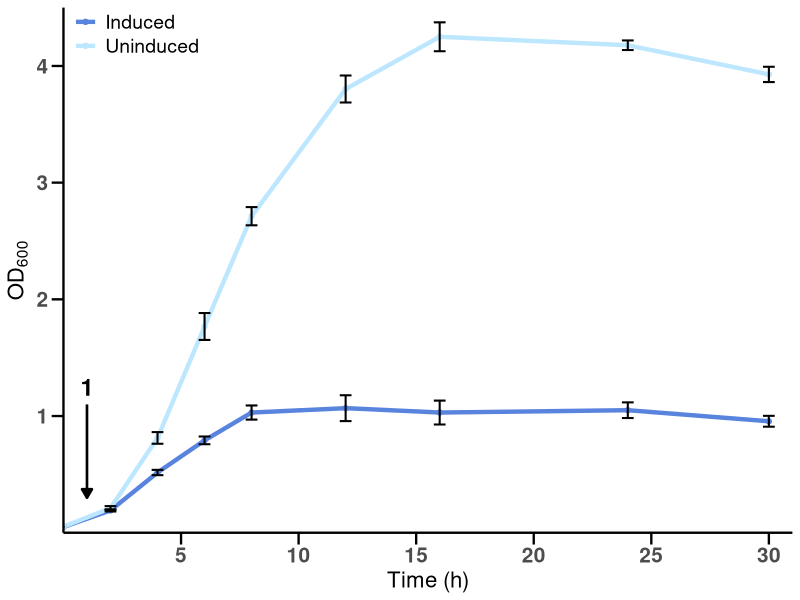
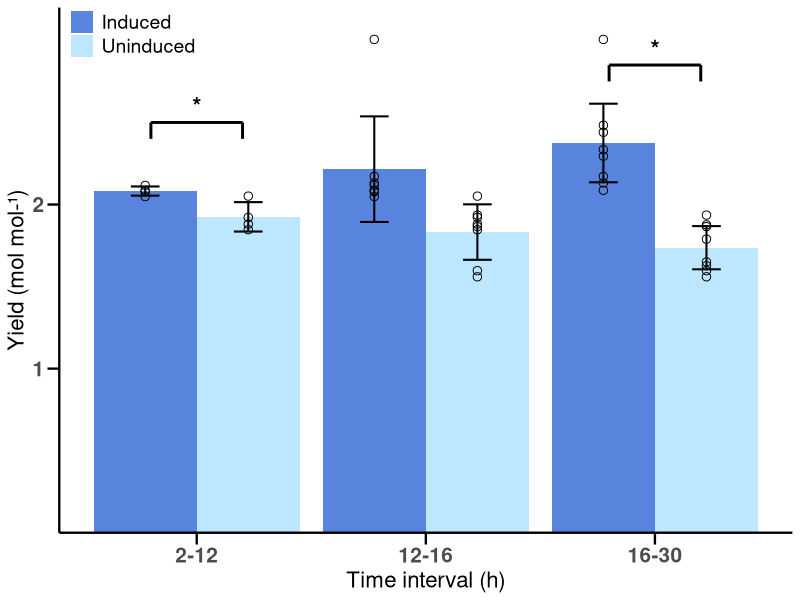
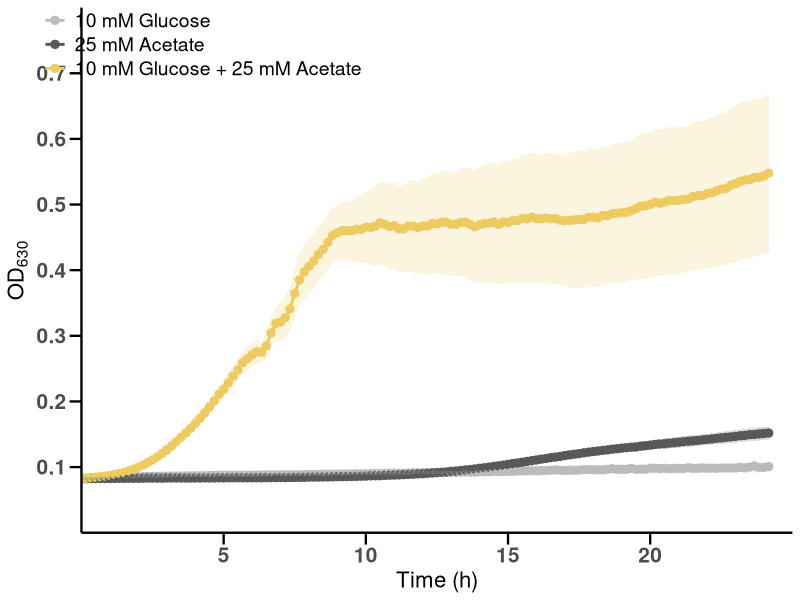
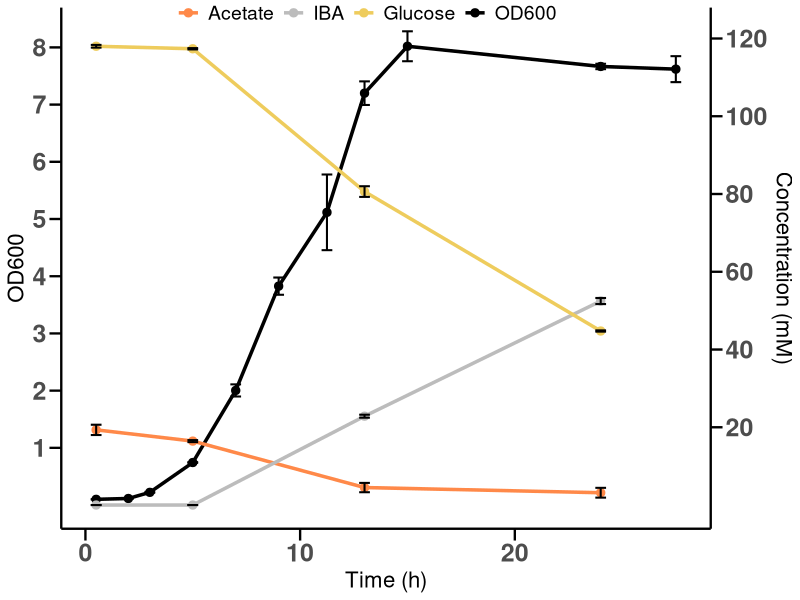

Generate these figures, in order, with R:
## ---- chunk 1
library(tidyverse)
## ---- chunk 2
fig2a_data <- read_csv("../data-01/reproducing_plots/figure_2a_data.csv")

fig2a_long <- fig2a_data %>%
  pivot_longer(
    cols = -`time (h)`,
    names_to = c("replicate", "condition"),
    names_sep = "_",
    values_to = "values"
  ) %>% 
  mutate(condition = str_to_title(condition)) %>% 
  # By transforming condition into a factor, we can control the order of the variables in the plot.
  mutate(condition = factor(condition, levels = c("Induced", "Uninduced")))
## ---- chunk 3
fig2a_summary <- fig2a_long %>%
  group_by(`time (h)`, condition) %>%
  summarize(
    mean = mean(values),
    sd = sd(values),
    .groups = 'drop'
  )
## ---- chunk 4

# Define colors for the conditions.
colors = c("Uninduced" = "#bce7fe", "Induced" = "#5884de")

p_fig2a <- ggplot(fig2a_summary, aes(x = `time (h)`, y = mean, color = condition)) +
  geom_line(linewidth = 1.5) +
  geom_point() +
  geom_errorbar(aes(ymin = mean - sd, ymax = mean + sd),
                color = "black", width = 0.5, linewidth = 0.7) +
  # Arrow pointing down at x = 1
  annotate("segment", x = 1, xend = 1, y = 1.1, yend = 0.3,
    arrow = grid::arrow(length = unit(0.25, "cm"), type = "closed"),
    color = "black", linewidth = 0.9
  ) +
  # Number "1" above the arrow
  annotate("text", x = 1, y = 1.25, label = "1", size = 6, fontface = "bold") +
  scale_color_manual(values = colors) +
  # Change x and y axis titles and limits
  labs(x = "Time (h)", y = expression(OD[600])) +
  scale_y_continuous(breaks = c(1, 2, 3, 4), expand = c(0, 0), limits = c(0, 4.5)) +
  scale_x_continuous(breaks = seq(5, 30, by = 5), expand = c(0, 0), limits = c(0, 31)) +
  # Apply a basic theme and customize it
  theme_minimal() +
  theme(
    panel.grid = element_blank(),
    axis.line = element_line(color = "black", linewidth = 0.8),
    axis.ticks = element_line(color = "black", linewidth = 0.8),
    axis.ticks.length = unit(0.3, "cm"),
    axis.text = element_text(size = 15, face = "bold"),
    axis.title = element_text(size = 16),
    legend.title = element_blank(),
    legend.text = element_text(size = 14),
    legend.position = c(0.1, 0.95)
  )
## ---- chunk 5
p_fig2a
## ---- chunk 6
library(tidyverse)
## ---- chunk 7
fig2b_data <- read_csv("../data-01/reproducing_plots/figure_2b_data.csv")

fig2b_long <- fig2b_data %>%
  pivot_longer(
    cols = -`timepoint (h)`,
    names_to = c("condition", "replicate"),
    names_sep = "_",
    values_to = "values"
  ) %>%
  mutate(condition = str_to_title(condition)) %>%
  # By transforming condition into a factor, we can control the order of the variables in the plot.
  mutate(condition = factor(condition, levels = c("Induced", "Uninduced"))) %>% 
      mutate("time_interval" = case_when(
    `timepoint (h)` >= 2 & `timepoint (h)` < 12 ~ "2-12",
    `timepoint (h)` >= 12 & `timepoint (h)` < 16 ~ "12-16",
    `timepoint (h)` >= 16 & `timepoint (h)` <= 30 ~ "16-30"
  )) %>% 
  mutate(time_interval = factor(time_interval, levels = c("2-12", "12-16", "16-30")))
## ---- chunk 8
fig2b_summary <- fig2b_long %>%
  group_by(condition, time_interval) %>%
  summarize(
    mean = mean(values),
    sd = sd(values),
    .groups = 'drop')
## ---- chunk 9
p_fig2b <- ggplot(fig2b_summary, aes(x = time_interval, y = mean, fill = condition)) +
  geom_bar(position = "dodge", stat = "identity") +
  geom_errorbar(aes(ymin = mean - sd, ymax = mean + sd),
                position = position_dodge(0.9), width = 0.25, linewidth = 0.7) +
  geom_point(
    data = fig2b_long %>% distinct(condition, time_interval, replicate, values),
    aes(x = time_interval, y = values, group = condition),
    color = "black", shape = 1,
    position = position_dodge(width = 0.9),
    size = 2.5,
    show.legend = FALSE
  ) +
  # Include brackets and asterisks for significance. Sometimes it's easier to do this in a graphic editor.
  annotate("segment", x = 0.8, xend = 1.2, y = 2.5, yend = 2.5, linewidth = 1) +
  annotate("segment", x = 0.8, xend = 0.8, y = 2.5, yend = 2.4, linewidth = 1) +
  annotate("segment", x = 1.2, xend = 1.2, y = 2.5, yend = 2.4, linewidth = 1) +
  annotate("text", x = 1, y = 2.6, label = "*", size = 6, fontface = "bold") +
  annotate("segment", x = 2.8, xend = 3.2, y = 2.85, yend = 2.85, linewidth = 1) +
  annotate("segment", x = 2.8, xend = 2.8, y = 2.85, yend = 2.75, linewidth = 1) +
  annotate("segment", x = 3.2, xend = 3.2, y = 2.85, yend = 2.75, linewidth = 1) +
  annotate("text", x = 3, y = 2.95, label = "*", size = 6, fontface = "bold") +
  # Use the same colors as in Fig 2a and adjust axes.
  scale_fill_manual(values = colors) +
  scale_y_continuous(breaks = c(1, 2), expand = c(0, 0), limits = c(0, 3.2)) +
  labs(
    x = "Time interval (h)",
    y = "Yield (mol mol-¹)"
  ) +
  # Set a basic theme and customize it
  theme_minimal() +
  theme(
    panel.grid = element_blank(),
    axis.line = element_line(color = "black", linewidth = 0.8),
    axis.ticks = element_line(color = "black", linewidth = 0.8),
    axis.ticks.length = unit(0.3, "cm"),
    axis.text = element_text(size = 15, face = "bold"),
    axis.title = element_text(size = 16),
    legend.title = element_blank(),
    legend.text = element_text(size = 14),
    legend.position = c(0.1, 0.95)
  )
## ---- chunk 10
p_fig2b
## ---- chunk 11
library(tidyverse)
## ---- chunk 12
fig2c_data <- read_csv("../data-01/reproducing_plots/figure_2c_data.csv")

fig2c_data_clean <- fig2c_data %>% 
  # rename the problematic column names added by R (with "..." suffixes)
  rename(
    "10_mM_glucose|od600" = "10 mM glucose...2",
    "10_mM_glucose|sd" = "10 mM glucose...3",
    "25_mM_acetate|od600" = "25 mM acetate...4",
    "25_mM_acetate|sd" = "25 mM acetate...5",
    "10_mM_glucose_25_mM_acetate|od600" = "10 mM glucose + 25 mM acetate...6",
    "10_mM_glucose_25_mM_acetate|sd" = "10 mM glucose + 25 mM acetate...7"
  ) %>%
  # remove header/extra rows if present, rename the time column and ensure it's numeric
  slice(-1, -2) %>%
  rename("time_h" = "condition") %>%
  mutate(across(where(is.character), as.numeric)) %>% 
  # convert to long format
  pivot_longer(
    cols = -time_h,
    names_to = c("condition_measure"),
    values_to = "values"
  ) %>% 
  # separate condition and measure into different columns
  separate(condition_measure, into = c("condition", "measure"), sep = "\\|") %>% 
  # convert back to wide format
  pivot_wider(
    names_from = measure,
    values_from = values
  ) %>% 
  # clean up condition names
  mutate(condition = case_when(
    condition == "10_mM_glucose" ~ "10 mM Glucose",
    condition == "25_mM_acetate" ~ "25 mM Acetate",
    condition == "10_mM_glucose_25_mM_acetate" ~ "10 mM Glucose + 25 mM Acetate")
  ) %>% 
  # transform condition values to factors for plotting order
  mutate(condition = factor(condition, levels = c("10 mM Glucose", "25 mM Acetate", "10 mM Glucose + 25 mM Acetate")))

## ---- chunk 13

# Define colors for the metabolites.
metabolite_colors <- c("10 mM Glucose" = "#bcbcbc", 
                       "25 mM Acetate" = "#595959", 
                       "10 mM Glucose + 25 mM Acetate" = "#eecc62")

p_fig2c <- fig2c_data_clean %>% 
  ggplot(aes(x = time_h, y = od600, color = condition, fill = condition)) +
  geom_line(linewidth = 1) +
  geom_point(size = 2.5) +
  # geom_ribbon for the shaded standard deviation area.
  geom_ribbon(aes(ymin = od600 - sd, ymax = od600 + sd, fill = condition), alpha = 0.2, color = NA, show.legend = FALSE) +
    scale_color_manual(values = metabolite_colors) +
    scale_fill_manual(values = metabolite_colors) +
  # Put titles to the axes and adjust limits.
  labs(
    x = "Time (h)",
    y = expression(OD[630])
  ) +
  scale_y_continuous(breaks = seq(0.1, 0.7, by = 0.1), expand = c(0, 0), limits = c(0, 0.8)) +
  scale_x_continuous(breaks = seq(5, 20, by = 5), expand = c(0, 0), limits = c(0, 25)) +
  # Apply a basic theme and customize it
  theme_minimal() +
  theme(
    panel.grid = element_blank(),
    axis.line = element_line(color = "black", linewidth = 0.8),
    axis.ticks = element_line(color = "black", linewidth = 0.8),
    axis.ticks.length = unit(0.3, "cm"),
    axis.text = element_text(size = 15, face = "bold"),
    axis.title = element_text(size = 16),
    legend.title = element_blank(),
    legend.text = element_text(size = 14),
    legend.position = c(0.17, 0.93)
  )

## ---- chunk 14
p_fig2c
## ---- chunk 15
library(tidyverse)
## ---- chunk 16
fig2d_data <- read_csv("../data-01/reproducing_plots/figure_2d_data.csv")

fig2d_data_clean <- fig2d_data %>% 
  # rename the problematic column names added by R (with "..." suffixes)
  rename(
    od600_1        = `IBA strain - OD600...2`,
    od600_2        = `IBA strain - OD600...3`,
    od600_3        = `IBA strain - OD600...4`,
    glucose_1      = `Glucose (mM)...5`,
    glucose_2      = `Glucose (mM)...6`,
    glucose_3      = `Glucose (mM)...7`,
    acetate_1      = `Acetate (mM)...8`,
    acetate_2      = `Acetate (mM)...9`,
    acetate_3      = `Acetate (mM)...10`,
    ibamM_1       = `IBA (mM)...11`,
    ibamM_2       = `IBA (mM)...12`,
    ibamM_3       = `IBA (mM)...13`,
    time_h         = condition,
  ) %>% 
  # remove header/extra rows if present and ensure numeric columns
  slice(-1) %>%
  # fix column types transforming them from character to numeric
  mutate(across(where(is.character), as.numeric)) %>% 
  # convert to long format, separate measure and replicate and remove NAs
  pivot_longer(
    cols = -time_h,
    names_to = c("measure_replicate"),
    values_to = "values"
  ) %>% 
  separate(measure_replicate, into = c("measure", "replicate"), sep = "_") %>% 
  filter(!is.na(values))
## ---- chunk 17
fig2d_summary <- fig2d_data_clean %>%
  group_by(time_h, measure) %>%
  summarize(
    mean = mean(values),
    sd = sd(values),
    .groups = 'drop'
  )
## ---- chunk 18
df_od <- fig2d_summary %>% 
  filter(measure == "od600") %>% 
  mutate(measure = "OD600")

df_conc <- fig2d_summary %>% 
  filter(measure %in% c("glucose", "acetate", "ibamM")) %>% 
  mutate(measure = case_when(
    measure == "glucose" ~ "Glucose",
    measure == "acetate" ~ "Acetate",
    measure == "ibamM" ~ "IBA"
  )) %>% 
  mutate(measure = factor(measure, levels = c("Acetate", "IBA", "Glucose")))

## ---- chunk 19

scale_factor <- max(df_conc$mean, na.rm = TRUE) / max(df_od$mean, na.rm = TRUE)
## ---- chunk 20
# Define colors for the variables.
variable_colors = c(
  "OD600" = "black",
  "Glucose" = "#eecc5d",
  "Acetate" = "#ff8949",
  "IBA" = "#bcbcbc"
)

# There is no global mapping inside ggplot() since we have two different datasets.
# We need to specify the aes() mappings inside each geom_...() function.
p_fig2d <- ggplot() +
  geom_line(data = df_od, aes(x = time_h, y = mean, color = "OD600"), linewidth = 1.2) +
  geom_point(data = df_od, aes(x = time_h, y = mean, color = "OD600"), size = 2.5) +
  geom_errorbar(data = df_od, aes(x = time_h, y = mean, ymin = mean - sd, ymax = mean + sd),
    color = "black", width = 0.5, linewidth = 0.7) +
  geom_line(data = df_conc, aes(x = time_h, y = mean / scale_factor, color = measure), linewidth = 1.2) +
  geom_point(data = df_conc, aes(x = time_h, y = mean / scale_factor, color = measure), size = 2.5) +
  geom_errorbar(data = df_conc, aes(x = time_h, y = mean / scale_factor, ymin = (mean - sd) / scale_factor, ymax = (mean + sd) / scale_factor),
    color = "black", width = 0.5, linewidth = 0.7) +
  labs(x = "Time (h)") +
  # sec.axis() defines the secondary y-axis and how to transform the primary y-axis values to the secondary axis values.
  # Here we can set limits and breaks for both y-axes.
  scale_y_continuous(name = "OD600", sec.axis = sec_axis(~ . * scale_factor, name = "Concentration (mM)",
    breaks = seq(20, 120, by = 20)),
        breaks = seq(1, 8, by = 1)) +
  scale_color_manual(values = variable_colors) +
  # Apply a basic theme and customize it
  theme_minimal() +
  theme(
    panel.grid = element_blank(),
    axis.line = element_line(color = "black", linewidth = 0.8),
    axis.ticks = element_line(color = "black", linewidth = 0.8),
    axis.ticks.length = unit(0.3, "cm"),
    axis.text = element_text(size = 18, face = "bold"),
    axis.title = element_text(size = 16),
    legend.title = element_blank(),
    legend.text = element_text(size = 14),
    legend.direction = "horizontal",
    legend.position = c(0.47, 0.99)
  )
## ---- chunk 21
p_fig2d
